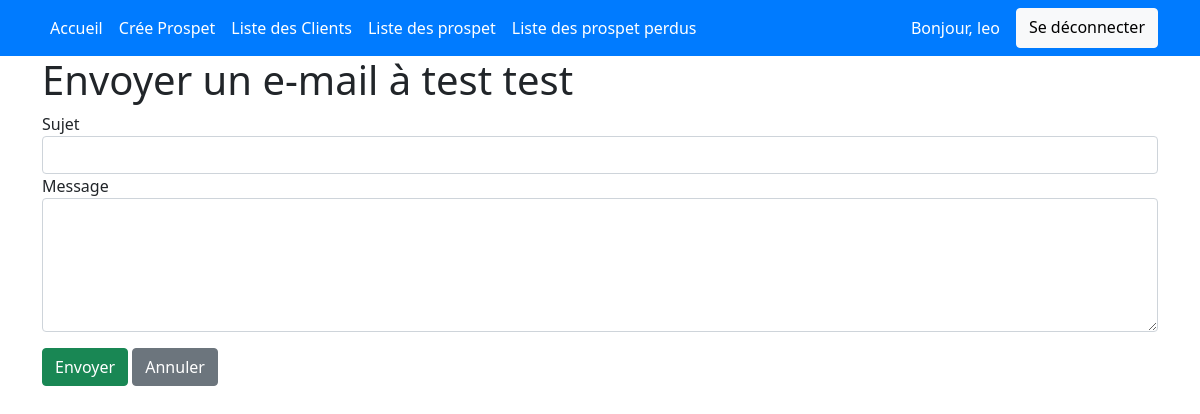
The page /send-email/1 (signed in) on the database its author committed.
### crm_app/models.py (models this page shows, shortened)
class User(AbstractUser):
     pass

class Lead(models.Model):
    SOURCE_CHOICES = (
        ('Youtube','Youtube'),
        ('Google','Goole'),
        ('Newsletter','Newsletter'),
        ('Facebook','Facebook'),
        ('Instagram','Instagram'),
        ('TikTok','TikTok'),
    )
    first_name = models.CharField(max_length=255)
    last_name = models.CharField(max_length=255)
    phone_number = PhoneNumberField()
    email = models.EmailField(validators=[EmailValidator()])
    age = models.IntegerField(null=True, blank=True)
    price = models.DecimalField(max_digits=10,decimal_places=2,default=0)
    phoned = models.BooleanField(default=False)
    source = models.CharField(choices=SOURCE_CHOICES,max_length=100)
    profile_picture = models.ImageField(null=True, blank=True,upload_to='leads/')
    file_field = models.FileField(null=True, blank=True,upload_to='documents/')
    agent = models.ForeignKey(Agent,on_delete=models.CASCADE)
    created_at = models.DateTimeField(auto_now_add=True)

### crm_app/views.py (the view, shortened to what this page needs)
# urls.py: path('send-email/<pk>',send_email_to_lead,name="send_email"),
@login_required
def send_email_to_lead(request,pk):
    lead= Lead.objects.get(id=pk)
    context = {
        'lead':lead,
    }
    return render(request,'leads/send_email.html',context)

### crm_app/templates/leads/send_email.html (shortened to what this page needs)
{% extends "base.html" %}
{% block content %}
<div class="container">
    <h1>Envoyer un e-mail à {{ lead.first_name }} {{ lead.last_name }}</h1>
    <form method="POST">
        <div class="form-group">
            <label for="subject">Sujet</label>
            <input type="text" class="form-control" id="subject" name="subject" required>
        </div>
        <div class="form-group">
            <label for="message">Message</label>
            <textarea class="form-control" id="message" name="message" rows="5" required></textarea>
        </div>
        <button type="submit" class="btn btn-success mt-3">Envoyer</button>
        <a href="{% url 'details_page' lead.id %}" class="btn btn-secondary mt-3">Annuler</a>
    </form>
</div>
{% endblock content %}

### crm_app/templates/navbar.html (shortened to what this page needs)
<nav class="navbar navbar-expand-lg navbar-dark">
    <div class="container">
        <div class="collapse navbar-collapse" id="navbarNav">
            {% if request.user.is_authenticated %}
                <ul class="navbar-nav me-auto mb-2 mb-lg-0">
                    <li class="nav-item">
                        <a class="nav-link active" aria-current="page" href="{% url 'index' %}">Accueil</a>
                    </li>
                    <li class="nav-item">
                        <a class="nav-link" href="{% url 'create_lead' %}">Crée Prospet</a>
                    </li>
                    <li class="nav-item">
                        <a class="nav-link" href="{% url 'list_client' %}">Liste des Clients</a>
                    </li>
                    <li class="nav-item">
                        <a class="nav-link" href="{% url 'list_leads' %}">Liste des prospet</a>
                    </li>
                    <li class="nav-item">
                        <a class="nav-link" href="{% url 'list_loss_leads' %}">Liste des prospet perdus</a>
                    </li>
                </ul>
            {% endif %}
            <div class="d-flex">
                {% if request.user.is_authenticated %}
                <a class="nav-link">Bonjour, {{ request.user.username }}</a>
                <a href="{% url 'logout' %}" class="btn btn-light">Se déconnecter</a>
                {% else %}
                    <a href="{% url 'login' %}" class="btn btn-custom me-2">Connexion</a>
                    <a href="{% url 'signup' %}" class="btn btn-custom me-2">S'inscrire</a>
                {% endif %}
            </div>
        </div>
    </div>
</nav>

### static/styles/style.css (style rules this page uses)
.navbar { background-color: #007bff; }
.navbar-brand, .nav-link { color: #fff !important; }

### rows shown on the page
User: user.username "leo"
Lead: first_name "test", last_name "test"
